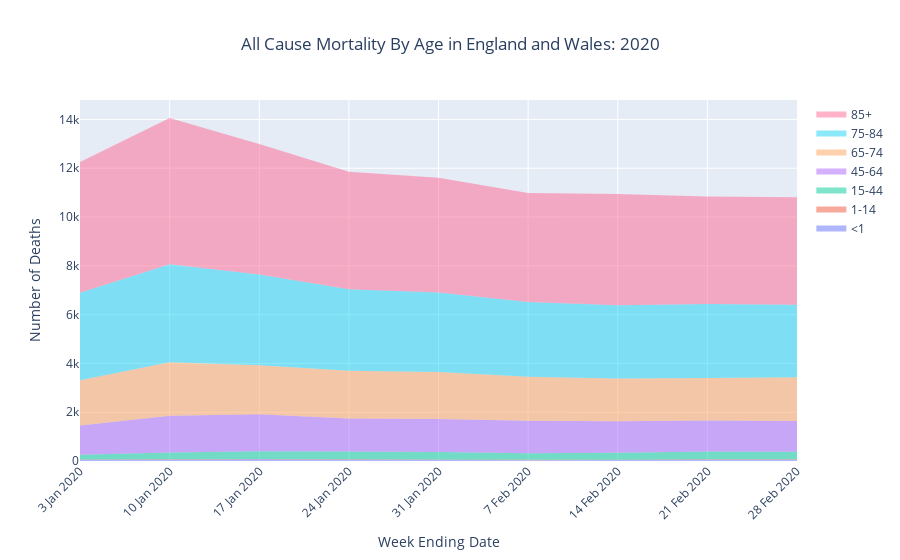

The code cell stored with this chart in its notebook:
### Code cell
weeks = ['3 Jan 2020', '10 Jan 2020', '17 Jan 2020', '24 Jan 2020', '31 Jan 2020', 
         '7 Feb 2020', '14 Feb 2020', '21 Feb 2020', '28 Feb 2020']
all_mortality = np.array([12254, 14058, 12990, 11856, 11612, 10986, 10944, 10841, 10816], dtype=np.float)
deaths_under_1 = np.array([48, 50, 69, 53, 50, 31, 43, 51, 49], dtype=np.float)
deaths_1_14 = np.array([16, 26, 15, 21, 15, 16, 12, 18, 20], dtype=np.float)
deaths_15_44 = np.array([189, 275, 313, 314, 308, 271, 284, 321, 314], dtype=np.float)
deaths_45_64 = np.array([1202, 1500, 1517, 1357, 1349, 1331, 1289, 1271, 1257], dtype=np.float)
deaths_65_74 = np.array([1860, 2198, 2013, 1958, 1927, 1808, 1753, 1744, 1795], dtype=np.float)
deaths_75_84 = np.array([3583, 4014, 3715, 3337, 3257, 3056, 3008, 3032, 2967], dtype=np.float)
deaths_over_85 = np.array([5356, 5995, 5348, 4816, 4706, 4473, 4555, 4404, 4414], dtype=np.float)

fig = go.Figure()

fig.add_trace(go.Scatter(x=weeks, y=deaths_under_1, fill='tonexty',
                    mode= 'none', stackgroup='one', name='<1'
                        ))

fig.add_trace(go.Scatter(x= weeks, y=deaths_1_14, fill='tonexty',
                    mode='none', stackgroup='one', name='1-14'
                    ))

fig.add_trace(go.Scatter(x= weeks, y=deaths_15_44, fill='tonexty',
                    mode='none', stackgroup='one', name='15-44' 
                    ))

fig.add_trace(go.Scatter(x= weeks, y=deaths_45_64, fill='tonexty',
                    mode='none', stackgroup='one', name='45-64' 
                    ))

fig.add_trace(go.Scatter(x= weeks, y=deaths_65_74, fill='tonexty',
                    mode='none', stackgroup='one', name='65-74' 
                    ))

fig.add_trace(go.Scatter(x= weeks, y=deaths_75_84, fill='tonexty',
                    mode='none', stackgroup='one', name='75-84' 
                    ))

fig.add_trace(go.Scatter(x= weeks, y=deaths_over_85, fill='tonexty',
                    mode='none', stackgroup='one', name='85+' 
                    ))

fig.update_layout(title={'text': 'All Cause Mortality By Age in England and Wales: 2020', 'xanchor': 'center', 'x': 0.5}, 
                  #yaxis_range=(0, 100), 
                 xaxis_title='Week Ending Date',
                 yaxis_title='Number of Deaths',
                 xaxis = dict(tickangle=-45))
#fig.show()
fig.write_html("all_mortality.html")

### Figure 1 — Plotly figure (JSON) as saved in the notebook; plotly's stock layout.template omitted (floating-point values rounded to 4 significant figures)
{"data": [{"fill": "tonexty", "mode": "none", "name": "<1", "stackgroup": "one", "type": "scatter", "x": ["3 Jan 2020", "10 Jan 2020", "17 Jan 2020", "24 Jan 2020", "31 Jan 2020", "7 Feb 2020", "14 Feb 2020", "21 Feb 2020", "28 Feb 2020"], "y": [48, 50, 69, 53, 50, 31, 43, 51, 49]}, {"fill": "tonexty", "mode": "none", "name": "1-14", "stackgroup": "one", "type": "scatter", "x": ["3 Jan 2020", "10 Jan 2020", "17 Jan 2020", "24 Jan 2020", "31 Jan 2020", "7 Feb 2020", "14 Feb 2020", "21 Feb 2020", "28 Feb 2020"], "y": [16, 26, 15, 21, 15, 16, 12, 18, 20]}, {"fill": "tonexty", "mode": "none", "name": "15-44", "stackgroup": "one", "type": "scatter", "x": ["3 Jan 2020", "10 Jan 2020", "17 Jan 2020", "24 Jan 2020", "31 Jan 2020", "7 Feb 2020", "14 Feb 2020", "21 Feb 2020", "28 Feb 2020"], "y": [189, 275, 313, 314, 308, 271, 284, 321, 314]}, {"fill": "tonexty", "mode": "none", "name": "45-64", "stackgroup": "one", "type": "scatter", "x": ["3 Jan 2020", "10 Jan 2020", "17 Jan 2020", "24 Jan 2020", "31 Jan 2020", "7 Feb 2020", "14 Feb 2020", "21 Feb 2020", "28 Feb 2020"], "y": [1202, 1500, 1517, 1357, 1349, 1331, 1289, 1271, 1257]}, {"fill": "tonexty", "mode": "none", "name": "65-74", "stackgroup": "one", "type": "scatter", "x": ["3 Jan 2020", "10 Jan 2020", "17 Jan 2020", "24 Jan 2020", "31 Jan 2020", "7 Feb 2020", "14 Feb 2020", "21 Feb 2020", "28 Feb 2020"], "y": [1860, 2198, 2013, 1958, 1927, 1808, 1753, 1744, 1795]}, {"fill": "tonexty", "mode": "none", "name": "75-84", "stackgroup": "one", "type": "scatter", "x": ["3 Jan 2020", "10 Jan 2020", "17 Jan 2020", "24 Jan 2020", "31 Jan 2020", "7 Feb 2020", "14 Feb 2020", "21 Feb 2020", "28 Feb 2020"], "y": [3583, 4014, 3715, 3337, 3257, 3056, 3008, 3032, 2967]}, {"fill": "tonexty", "mode": "none", "name": "85+", "stackgroup": "one", "type": "scatter", "x": ["3 Jan 2020", "10 Jan 2020", "17 Jan 2020", "24 Jan 2020", "31 Jan 2020", "7 Feb 2020", "14 Feb 2020", "21 Feb 2020", "28 Feb 2020"], "y": [5356, 5995, 5348, 4816, 4706, 4473, 4555, 4404, 4414]}], "layout": {"autosize": true, "title": {"text": "All Cause Mortality By Age in England and Wales: 2020", "x": 0.5, "xanchor": "center"}, "xaxis": {"autorange": true, "range": [0, 8], "tickangle": -45, "title": {"text": "Week Ending Date"}, "type": "category"}, "yaxis": {"autorange": true, "range": [0, 14800.0], "title": {"text": "Number of Deaths"}, "type": "linear"}}}
